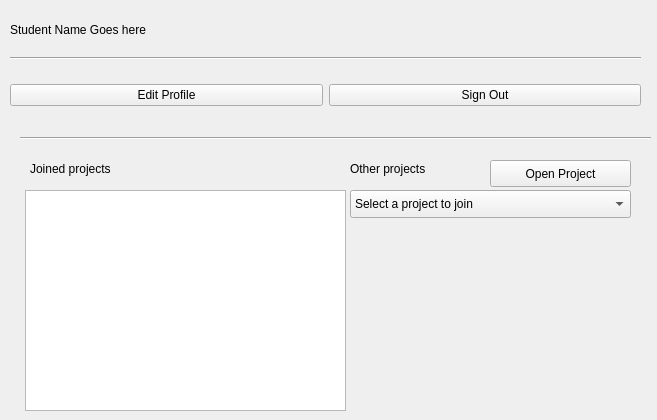
<?xml version="1.0" encoding="UTF-8"?>
<ui version="4.0">
 <class>StudentHomeView</class>
 <widget class="QDialog" name="StudentHomeView">
  <property name="geometry">
   <rect>
    <x>0</x>
    <y>0</y>
    <width>657</width>
    <height>420</height>
   </rect>
  </property>
  <property name="windowTitle">
   <string>Dialog</string>
  </property>
  <widget class="Line" name="line">
   <property name="geometry">
    <rect>
     <x>10</x>
     <y>50</y>
     <width>631</width>
     <height>16</height>
    </rect>
   </property>
   <property name="orientation">
    <enum>Qt::Horizontal</enum>
   </property>
  </widget>
  <widget class="Line" name="line_2">
   <property name="geometry">
    <rect>
     <x>20</x>
     <y>130</y>
     <width>631</width>
     <height>16</height>
    </rect>
   </property>
   <property name="orientation">
    <enum>Qt::Horizontal</enum>
   </property>
  </widget>
  <widget class="QPushButton" name="projectsBtn">
   <property name="geometry">
    <rect>
     <x>230</x>
     <y>190</y>
     <width>99</width>
     <height>27</height>
    </rect>
   </property>
   <property name="text">
    <string>Projects</string>
   </property>
  </widget>
  <widget class="QPushButton" name="openProjectBtn">
   <property name="geometry">
    <rect>
     <x>490</x>
     <y>160</y>
     <width>141</width>
     <height>27</height>
    </rect>
   </property>
   <property name="text">
    <string>Open Project</string>
   </property>
  </widget>
  <widget class="QListWidget" name="joinedProjectsList">
   <property name="geometry">
    <rect>
     <x>25</x>
     <y>190</y>
     <width>321</width>
     <height>221</height>
    </rect>
   </property>
  </widget>
  <widget class="QWidget" name="layoutWidget">
   <property name="geometry">
    <rect>
     <x>10</x>
     <y>20</y>
     <width>621</width>
     <height>20</height>
    </rect>
   </property>
   <layout class="QHBoxLayout" name="horizontalLayout_2">
    <item>
     <widget class="QLabel" name="studentNameLbl">
      <property name="text">
       <string>Student Name Goes here</string>
      </property>
     </widget>
    </item>
   </layout>
  </widget>
  <widget class="QWidget" name="layoutWidget">
   <property name="geometry">
    <rect>
     <x>10</x>
     <y>80</y>
     <width>631</width>
     <height>30</height>
    </rect>
   </property>
   <layout class="QHBoxLayout" name="horizontalLayout">
    <item>
     <widget class="QPushButton" name="editProfileBtn">
      <property name="text">
       <string>Edit Profile</string>
      </property>
     </widget>
    </item>
    <item>
     <widget class="QPushButton" name="signOutBtn">
      <property name="text">
       <string>Sign Out</string>
      </property>
     </widget>
    </item>
   </layout>
  </widget>
  <widget class="QComboBox" name="unjoinedProjectsInput">
   <property name="geometry">
    <rect>
     <x>350</x>
     <y>190</y>
     <width>281</width>
     <height>28</height>
    </rect>
   </property>
   <item>
    <property name="text">
     <string>Select a project to join</string>
    </property>
   </item>
  </widget>
  <widget class="QLabel" name="label">
   <property name="geometry">
    <rect>
     <x>30</x>
     <y>160</y>
     <width>161</width>
     <height>18</height>
    </rect>
   </property>
   <property name="text">
    <string>Joined projects</string>
   </property>
  </widget>
  <widget class="QLabel" name="label_2">
   <property name="geometry">
    <rect>
     <x>350</x>
     <y>160</y>
     <width>131</width>
     <height>18</height>
    </rect>
   </property>
   <property name="text">
    <string>Other projects</string>
   </property>
  </widget>
  <zorder>layoutWidget</zorder>
  <zorder>layoutWidget</zorder>
  <zorder>line</zorder>
  <zorder>line_2</zorder>
  <zorder>projectsBtn</zorder>
  <zorder>openProjectBtn</zorder>
  <zorder>joinedProjectsList</zorder>
  <zorder>unjoinedProjectsInput</zorder>
  <zorder>label</zorder>
  <zorder>label_2</zorder>
 </widget>
 <resources/>
 <connections/>
</ui>
